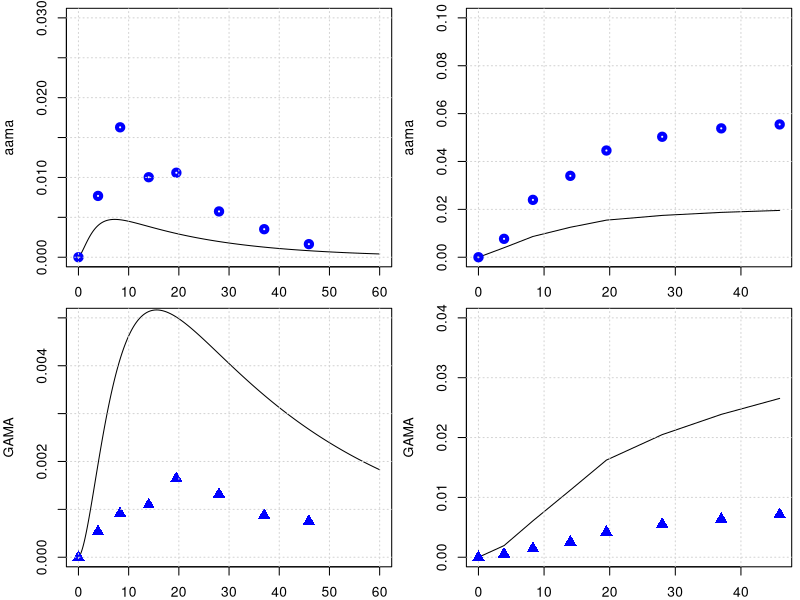

This chart was generated by the following R code:
library(deSolve)
library(minpack.lm)
graphics.off()

# body weight in kg
BW = 70 
# fractions of BW
##https://journals.sagepub.com/doi/pdf/10.1177/ANIB_32_3-4
F_B = 0.079 
F_B_AB = 0.35 #fraction: arterial blood of blood volume
F_B_VB = 0.65 #fraction: venous blood of blood volume
F_Li = 0.026
F_Ki = 0.0044
F_T = 1-(F_B+F_Li+F_Ki)
# organ volumes in L
V_AB <- BW*F_B*F_B_AB 
V_VB <- BW*F_B*F_B_VB 
V_T <- BW*F_T
V_Ki <- BW*F_Ki
V_Li <- BW*F_Li
# cardiac output in L/(kg*h)
##https://journals.sagepub.com/doi/pdf/10.1177/ANIB_32_3-4
QCC = 16        #12.5 # maybe 14 or 6.5 check?
Q_C = QCC*BW^0.75
#FQ_P = 2.5/100 Trine: We don't have a lung compartment in this model
FQ_Li = 0.255
FQ_Ki = 0.19 #total - there is also an aterial flow rate 
FQ_T = 1 -( FQ_Li + FQ_Ki) # +FQ_P) Trine: We don't have a lung compartment in this model
Q_Li <- Q_C*FQ_Li
Q_Ki <- Q_C*FQ_Ki
Q_T <- Q_C*FQ_T

# partition coefficient 
### we comback later
pAA_TB = 0.2
pAA_KiB = 0.8
pAA_LiB = 0.33 
# Maybe we said it earlier and these parameters are not sensitive to the model, but from which paper did you get the values of these partition coefs., 
# in the paper of Sweeney and of Li are different pAA_LiB = 0.4 and pAA_KiB = 0.8.

# reaction rate constants 
k_AAuptake = 1 #1/h

k_onAA_T = 0.028  #1/h     # we took it from Sweenney
k_onAA_B = 0.0036  #1/h
k_onAA_Li = 0.071 #1/h
k_onAA_Ki = 0.13 #1/h

# from 0.23 to 0.35
k_cl_GSH = 0.35   # 1/h   #  reference from Maria

# k_onAA_GSH = 0.55 # L/(mmol h)
# check, we do not use it any more.

k_exc_AAMA = 0.049   # 0.049 #1/h or 0.13 # this will change the shape

# k_exc_AA <- 2
# check, we do not use it any more.

MW_aa = 71   # mg/mmol
MW_ga = 87   # mg/mmol
MW_GSH = 307.32 # mg/mmol

# Maximum velocity for enzymatic reaction 
V_max_p450 = 9 /MW_aa*BW^0.7  # mg/h  from Sweenney paper, checked!
# maximum rate of GA and AA conjugation with GSH (mg/(h BW^0.7))
Vmax_AA_GSH <- 22*BW^0.7 # from the Sweeny  fitted   mg/h

k_0_GSH = 7   # from Sweeney paper.
MW_GSH = 307.32     # mg/mmol
AGSH0 = k_0_GSH * V_Li * MW_GSH


#????????????????????????????????
#????????????????????????????????
#????????????????????????????????
#????????????????????????????????
#????????????????????????????????
#????????????????????????????????
### PARAMETERS FOR GA
# partition coefficient
pGA_TB = 0.97
pGA_LiB = 0.9
pGA_KiB = .3

#k_onGA_GSH = 0.8 #L/(mmol h)

k_onGA_T = 0.089       #1/h
k_onGA_B = 0.108       #1/h
k_onGA_Ki = k_onAA_T/2 #1/h
k_onGA_Li = 0.115      #1/h

k_exc_GAMA = 0.027     # 0.077 #1/h  # or 0.027 # from sweeney
k_exc_GAOH = 0.077     # 1/h  # from sweeney
#k_exc_GA <- .4         # 1/h Q_Ki*0.025

PL1 = 1.7     # !$'liver/blood partition AA'
PL2 = 0.9     # !$'liver/blood partition GA'

VMAXGC1 = 1   #!Vmax for GSH-AA conjugation mg/hr-kg^0.7
VMAXG1 = VMAXGC1/MW_aa*BW**0.7    # !$'Liver AA-GSH rate'

# Maximum velocity for enzymatic reaction 
V_max_EH = 20 /MW_ga*BW^0.7  
KM_p450 = 10.0
KM_EH = 100.0
# maximum rate of GA and AA conjugation with GSH (mg/(h BW^0.7))
Vmax_GA_GSH <- 20*BW^0.7 # from the Sweeny  fitted   mg/h

KMG1 = 100  #!Km with respect to AA for GSH conjugation mg/L (from Sweeny code) Trine: This should be mg. Delete the term MW_aa
#Sweeney has this parameter for rats ans 100 mg/L why did you use this number and why divived by MW??
##Sweeney says this is 64 mg/L in the paper##This comment is wrong ignore
KMGG = 0.1/MW_GSH        # !KM with respect to GSH for AA or GA conjugation with GSH mmol/L. Trine: should be mg/L
####and that this is 307 mg/L #This comment is wrong ignore
KMG2 = 100  #!Km with respect to GA for GSH conjugation mM. Trine: This should be mg. Delete the term MW_aa
#The same comment as for KMG1


# from the code, not from paper
KPT_Li = 0.015    # !'protein turnover rate in liver'# this is confimred in the exp. values of Sweeney
KPT_Ki = 0.013    #  !'protein turnover rate in kidney'# 1/h this is 0.012 in Sweeney, I guess its not much of difference
KPTR = 0.013      # !'protein turnover rate in rpt'# this is 0.012 in Li et.al
KPTS = 0.0039     # !'protein turnover rate in spt'# and this they have it 0.0051 Sweeney and Li 0.0012 refering to Sweeney
KPTRB = 0.0039    # !'protein turnover rate in rbc'# how did we get that?
KPTPL = 0.0039    # !'protein turnover rate in plasma'# Sweeney has 0.012 for this value
# +++++++++++++++++++++++++++++++++++++++++++++++++++++++++++++++++
# create list of parameter
# +++++++++++++++++++++++++++++++++++++++++++++++++++++++++++++++++
params <- unlist(c(data.frame(pAA_TB, pAA_LiB, pAA_KiB,
                              pGA_TB, pGA_LiB, pGA_KiB,
                              k_onAA_T, k_onAA_B, k_onAA_Li,  k_onAA_Ki,
                              k_onGA_T, k_onGA_B, k_onGA_Li, k_onGA_Ki, 
                              k_exc_AAMA, k_exc_GAMA,
                              k_cl_GSH, V_max_p450, KM_p450, V_max_EH, KM_EH,
                              k_AAuptake)
))
yini <- c(m_AA_AB = 0.0, m_GA_AB = 0.0, 
          a_pb_AA_B = 0 ,
          m_AA_VB = 0.0, m_GA_VB = 0.0,
          m_AA_Ki = 0.0, m_GA_Ki = 0.0, m_AA_dose = 0 ,
          m_AA_Li = 0.0, m_AAMA = 0.0, 
          m_GA_Li = 0.0,
          a_pb_GA_Li   = 0.0,
          m_GAMA  = 0.0,        #m_GAMA_urinary = 0.0, 
          m_GSH_Li = k_0_GSH * V_Li * MW_GSH, 
          m_AA_T = 0.0, m_GA_T = 0.0,
          m_GAOH = 0.0, 
          m_AA_out = 0.0,  m_AA_accum = 0.0,   m_AA_free = 0.0, m_AA_in = 0.0,
          m_GA_out = 0.0,  m_GA_accum = 0.0, m_GA_free = 0.0, m_GA_in = 0.0,
          a_pb_AA_Ki = 0,
          a_pb_AA_Li = 0,
          a_pb_GA_Ki = 0, a_pb_AA_T = 0
)
# ++++++++++++++++++++++++++++++++++++++++++++++++++++++++++++++++++
# PBPK model for Acrylamide 
# ++++++++++++++++++++++++++++++++++++++++++++++++++++++++++++++++++
PBPKmodelAA <- function(t,state,parameter){
  with(as.list(c(t,state,parameter)), {
    ########################################################################################  
    #----#---#  Model for AA  #---#---#
    # concentrations blood in the organs in mg/L
    c_AA_AB <- m_AA_AB/V_AB   
    c_AA_VB <- m_AA_VB/V_VB
    c_AA_T <- m_AA_T/V_T
    c_AA_Li <- m_AA_Li/V_Li*PL1 #Trine: Should we multiply with PL1 as we do for GA
    c_AA_Ki <- m_AA_Ki/V_Ki
    
    c_GSH_Li <- m_GSH_Li/V_Li
    # units checked -> mg/h   
    dm_AA_dose <- -k_AAuptake*m_AA_dose
    # ????????????????????????????
    
    # Blood
    #-----------------------------
    # units checked -> mg/h   
    dm_AA_AB <- Q_C*(c_AA_VB - c_AA_AB) -k_onAA_B*m_AA_AB
    # units checked -> mg/h   
    dm_AA_VB <- Q_T*(c_AA_T/pAA_TB) +Q_Li*(c_AA_Li/pAA_LiB) +Q_Ki*(c_AA_Ki/pAA_KiB) - Q_C*c_AA_VB -k_onAA_B*m_AA_VB
    
    # Trine: I added this. Can we make an overall turnover rate in blood? Is this correct? 
    da_pb_AA_B <- k_onAA_B*m_AA_AB + k_onAA_B*m_AA_VB - a_pb_AA_B*KPTRB
    
    # Kidney
    #---------------------------------
    # units checked -> mg/h   
    dm_AA_Ki <- Q_Ki*c_AA_AB -Q_Ki*(c_AA_Ki/pAA_KiB) -k_onAA_Ki*m_AA_Ki 
    
    # protein tunr over AA in Kidney
    da_pb_AA_Ki <- k_onAA_Ki*m_AA_Ki - a_pb_AA_Ki*KPT_Ki
    
    # Liver
    #--------------------------------
    # units checked -> mg/h
    dm_GSH_Li <- k_0_GSH * V_Li * MW_GSH - k_cl_GSH*m_GSH_Li 
    
    # unit chekced mg/h 
    metAA_GSH <- Vmax_AA_GSH * c_AA_Li * c_GSH_Li / ( (KMG1 + c_AA_Li) * (KMGG + c_GSH_Li) )
    # Then the units of this eq. are not mg/h, with the KMG1 & KMGG having the MW!
    
    metAA_P450 <- V_max_p450 * MW_aa*c_AA_Li/ (KM_p450+c_AA_Li)
    
    # units checked -> mg/h  
    dm_AA_Li <- Q_Li*(c_AA_AB - c_AA_Li/pAA_LiB) + k_AAuptake*m_AA_dose - k_onAA_Li*m_AA_Li  - metAA_P450 - metAA_GSH 
    
    # protein turn over AA in Liver
    da_pb_AA_Li <- k_onAA_Li*m_AA_Li - a_pb_AA_Li * KPT_Li
    
    # Tissue
    #--------------------------------------------------------------
    # units checked -> mg/h   
    dm_AA_T <- Q_T*(c_AA_AB - c_AA_T/pAA_TB) -k_onAA_T*m_AA_T
    # protein turn over AA in Tussue
    da_pb_AA_T <- k_onAA_T*m_AA_T - a_pb_AA_T * KPTS
    
    # Urine
    #-------------------------------------------------------------
    # units checked -> mg/h   
    dm_AAMA <- metAA_GSH  - m_AAMA*k_exc_AAMA 
    
    dm_AA_out <- metAA_P450 + metAA_GSH
    dm_AA_in <- k_AAuptake*m_AA_dose
    dm_AA_accum <- k_onAA_B*m_AA_AB +k_onAA_B*m_AA_VB +k_onAA_T*m_AA_T +k_onAA_Li*m_AA_Li +k_onAA_Ki*m_AA_Ki
    dm_AA_free <- dm_AA_AB + dm_AA_VB +dm_AA_T +dm_AA_Li +dm_AA_Ki
    ########################################################################################  
    
    
    
    
    
    
    
    ########################################################################################    
    #----#---#  Model for Ga  #---#---#    
    #concentrations blood in the organs in mg/L
    c_GA_AB <- m_GA_AB/V_AB ;   c_GA_VB <- m_GA_VB/V_VB
    c_GA_T <- m_GA_T/V_T
    c_GA_Li <- m_GA_Li/(V_Li*PL2)
    c_GA_Ki <- m_GA_Ki/V_Ki
    
    # Blood
    #-----------------------------
    # units checked -> mg/h   
    dm_GA_AB <- Q_C*(c_GA_VB - c_GA_AB) -k_onGA_B*m_GA_AB
    # units checked -> mg/h   
    dm_GA_VB <- Q_T*(c_GA_T/pGA_TB) +Q_Li*(c_GA_Li/pGA_LiB) +Q_Ki*(c_GA_Ki/pGA_KiB) - Q_C*c_GA_VB -k_onGA_B*m_GA_VB
    # units checked -> mg/h   
    
    # Kidney
    #---------------------------------
    dm_GA_Ki <- Q_Ki*c_GA_AB -Q_Ki*(c_GA_Ki/pGA_KiB) -k_onGA_Ki*m_GA_Ki 
    # protein tunr over AA in Kidney
    da_pb_GA_Ki <- k_onGA_Ki*m_GA_Ki - a_pb_GA_Ki*KPT_Ki
    
    # Liver
    #--------------------------------
    # units checked -> mg/h
    metGA_GSH <- Vmax_GA_GSH * c_GSH_Li *c_GA_Li / (c_GA_Li + KMG2)/(c_GSH_Li + KMGG)
    metGA_EH <- V_max_EH *MW_ga *c_GA_Li / (KM_EH + c_GA_Li)
    # units checked -> mg/h 
    dm_GA_Li <- Q_Li*(c_GA_AB - c_GA_Li/pGA_LiB) - k_onGA_Li*m_GA_Li + metAA_P450 - metGA_GSH -metGA_EH 
    
    # protein tunr over GA in Liver
    da_pb_GA_Li = k_onGA_Li*m_GA_Li - a_pb_GA_Li*KPT_Li 
    
    # units checked -> mg/h, 
    dm_GAMA <-  metGA_GSH  -m_GAMA*k_exc_GAMA
    
    #????????????????????????????????????????????
    # we need a new k_exc_GAOH
    dm_GAOH <- metGA_EH -m_GAOH*k_exc_GAOH
    
    # Tissue
    #-----------------------------------------------------
    dm_GA_T <- Q_T*(c_GA_AB - c_GA_T/pGA_TB) -k_onGA_T*m_GA_T
    
    dm_GA_out <- metGA_GSH + metGA_EH 
    dm_GA_in <- metAA_P450
    dm_GA_accum <- k_onGA_B*m_GA_AB +k_onGA_B*m_GA_VB +k_onGA_T*m_GA_T +k_onGA_Li*m_GA_Li +k_onGA_Ki*m_GA_Ki
    dm_GA_free <- dm_GA_AB + dm_GA_VB +dm_GA_T +dm_GA_Li +dm_GA_Ki 
    
    return(list(c(dm_AA_AB,    dm_GA_AB,
                  da_pb_AA_B,
                  dm_AA_VB,    dm_GA_VB,
                  dm_AA_Ki,    dm_GA_Ki,    dm_AA_dose,
                  dm_AA_Li,
                  dm_AAMA,   
                  dm_GA_Li,   da_pb_GA_Li, dm_GAMA,
                  dm_GSH_Li,  dm_AA_T,     dm_GA_T,
                  dm_GAOH,
                  dm_AA_out,  dm_AA_in,   dm_AA_accum,  dm_AA_free,
                  dm_GA_out,  dm_GA_in,   dm_GA_accum,  dm_GA_free,
                  da_pb_AA_Ki,    da_pb_AA_Li,
                  da_pb_GA_Ki,    da_pb_AA_T
    )))
  })
}
PBPKmodelAA <- compiler::cmpfun(PBPKmodelAA)



################################################################
# manual readout from Kopp and Dekant 2009
################################################################
times <- seq(from = 0, to = 60, by = 0.1)
diet <- data.frame(var = "m_AA_dose", method = "add",
                   time = c(0.0),  value = 0.5 *BW /1000 )  # dose of 0.05 microg/kg bw
out <- ode(y = yini, times = times, func = PBPKmodelAA, parms = params, events = list(data = diet))
yobs_urine <- data.frame(
  time = c(0.0, 3.9, 8.3, 14, 19.5, 28, 37, 45.9),
  AAMA = c(0.0/1000000, 32.8/1000000, 69.5/1000000, 42.8/1000000, 45.2/1000000, 24.5/1000000, 15/1000000, 7/1000000)*234.28, #https://pubchem.ncbi.nlm.nih.gov/compound/N-Acetyl-S-_2-carbamoylethyl_-L-cysteine
  GAMA = c(0.0, 2.15*1e-6, 3.66*1e-6, 4.38*1e-6, 6.57*1e-6, 5.26*1e-6, 3.50*1e-6, 3.0*1e-6)*250.27
)


# plot for AAMA in urinary
par(mfrow=c(2,2),mar=c(2,4,.5,.5))
plot(out[,'time'], out[,'m_AAMA']   ,type = 'l',xlab = 'time', ylab = 'aama', ylim = c(0,.03) )
points(yobs_urine$time, yobs_urine$AAMA , col="blue", lwd = 4) ; grid()
time_points_measure_unrine = c(1, 40, 84, 141, 196, 280 , 371, 460)
tamtam = out[,'m_AAMA'][time_points_measure_unrine ]
plot(yobs_urine$time, cumsum( tamtam ),type = 'l', ylab = 'aama', ylim = c(0,.1), xlab = 'time' ); grid()
points(yobs_urine$time, cumsum(yobs_urine$AAMA) , col="blue", lwd = 4)

# plot for GAMA 
plot(out[,'time'], out[,'m_GAMA']  ,type = 'l',xlab = '', ylab = 'GAMA', ylim = c(0,.005) )
points(yobs_urine$time, yobs_urine$GAMA , col="blue", cex = 1.5, pch = 17); grid()
time_points_measure_unrine = c(1, 40, 84, 141, 196, 280 , 371, 460)
tamtam = out[,'m_GAMA'][time_points_measure_unrine ]
plot(yobs_urine$time, cumsum( tamtam ),type = 'l',xlab = '', ylab = 'GAMA', ylim = c(0,.04) ); grid()
points(yobs_urine$time, cumsum(yobs_urine$GAMA) , col="blue",cex = 1.5, pch = 17)

out[,'m_AA_dose']

##################################################################################
#### Check mass balance
#################################################################################

Qbal = Q_C - Q_T - Q_Ki - Q_Li 
